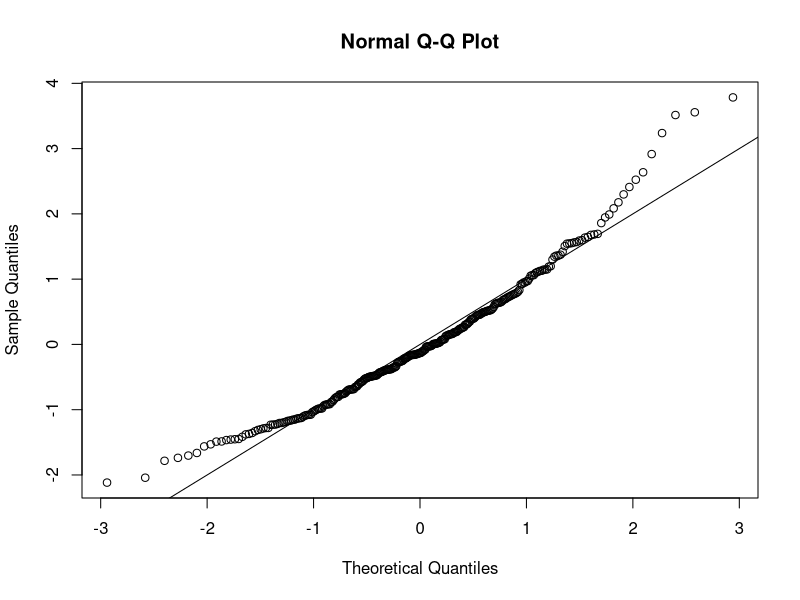
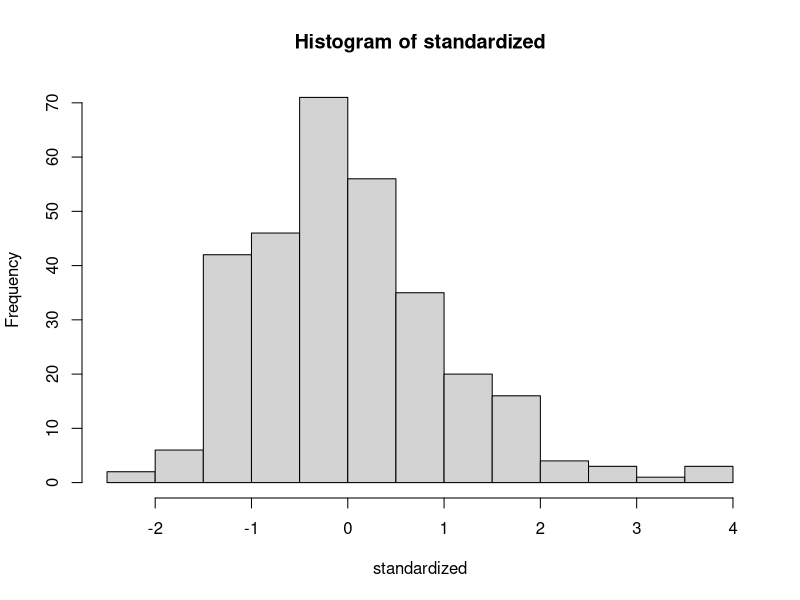
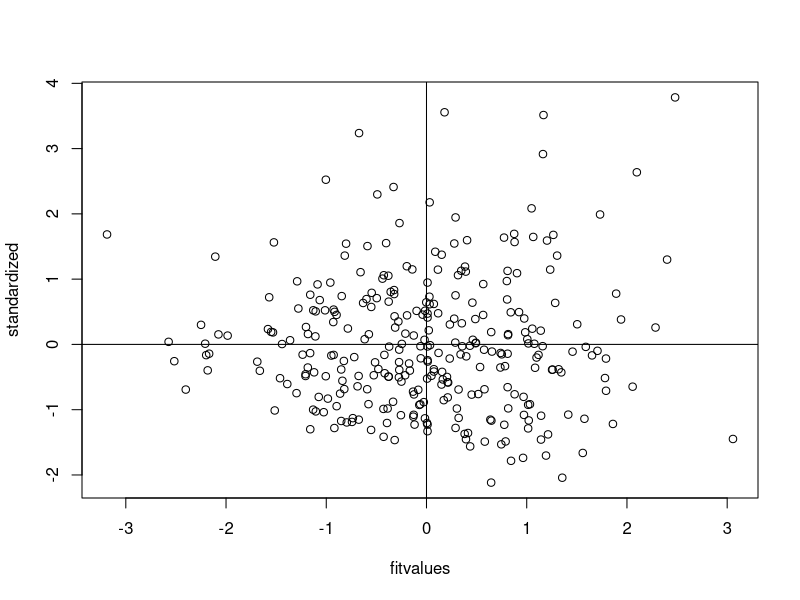

Reproduce these figures in R, in order.
setwd("E:/GA/Scales")
master = read.csv("Meaning_Scales_LAP_Reker_RR_RN_Paper.csv")
summary(master)

##Reverse Code. No Reverse Coding.
library(car)
master$Q22_16 = recode(master$Q22_16, "1='7'; 2='6'; 3='5'; 4='4'; 5='3'; 6='2'; 7='1'")

####DATA SCREENING####

##Missing Data##
library(mice)
percentmiss = function(x){ sum(is.na(x))/length(x) *100 }

##Going by rows ONLY
##here I excluded the first two columns because they were 
##included for everyone as IDs, so I don't want to count that
##as part of the percent toward what they did
notypos = master
missing = apply(notypos[ , 3:46], 1, percentmiss) 
table(missing)

##replace only the data that you should
replacepeople = notypos[ missing <= 5 , ]  
dontpeople = notypos[ missing > 5 , ]

##figure out the columns to exclude (survey data)
apply(replacepeople, 2, percentmiss)
replacecolumn = replacepeople[ , -c(1,2,47)]
dontcolumn = replacepeople[ , c(1,2,47)]

##let's mice it!
tempnomiss = mice(replacecolumn)
nomiss = complete(tempnomiss, 1)
summary(nomiss)

##put everything back together
filledin_none = cbind(dontcolumn, nomiss)
summary(filledin_none)

##Outliers##
mahal = mahalanobis(filledin_none[ , -c(1:3)], 
                    colMeans(filledin_none[ , -c(1:3)], na.rm = TRUE),
                    cov(filledin_none[ , -c(1:3)], use="pairwise.complete.obs"))

summary(mahal)
cutoff = qchisq(.999,ncol(filledin_none[ , -c(1:3)])) 
summary(mahal < cutoff)
noout = filledin_none[ mahal < cutoff, ]

##additivity: correlations
correlations = cor(noout[,-c(1:3)], use="pairwise.complete.obs")
symnum(correlations)

##make the random stuff
random = rchisq(nrow(noout), 7)
##be sure here not to include the ID columns!
fake = lm(random~., data=noout[ , -c(1:3)])

##get the linearity plot
##create the standardized residuals
standardized = rstudent(fake)
qqnorm(standardized)
abline(0,1)

##multivariate normality
hist(standardized, breaks=15)

##homogeneity and homoscedaticity
fitvalues = scale(fake$fitted.values)
plot(fitvalues, standardized) 
abline(0,0)
abline(v = 0)

##Scoring
LP <- rowSums(noout[, c(14,22,23,30,31,38,39,46)])
LP

EV <- rowSums(noout[, c(4,12,16,20,28,34,40)])
EV

LC <- rowSums(noout[, c(17,25,41)])
LC

Death <- rowSums(noout[, c(19,27,35,43)])
Death

WM <- rowSums(noout[, c(7,9,15,36,44,47)])
WM


GS <- rowSums(noout[, c(21,24,29,37)])
GS

FMF <- rowSums(noout[, c(5,8,13,45)])
FMF
